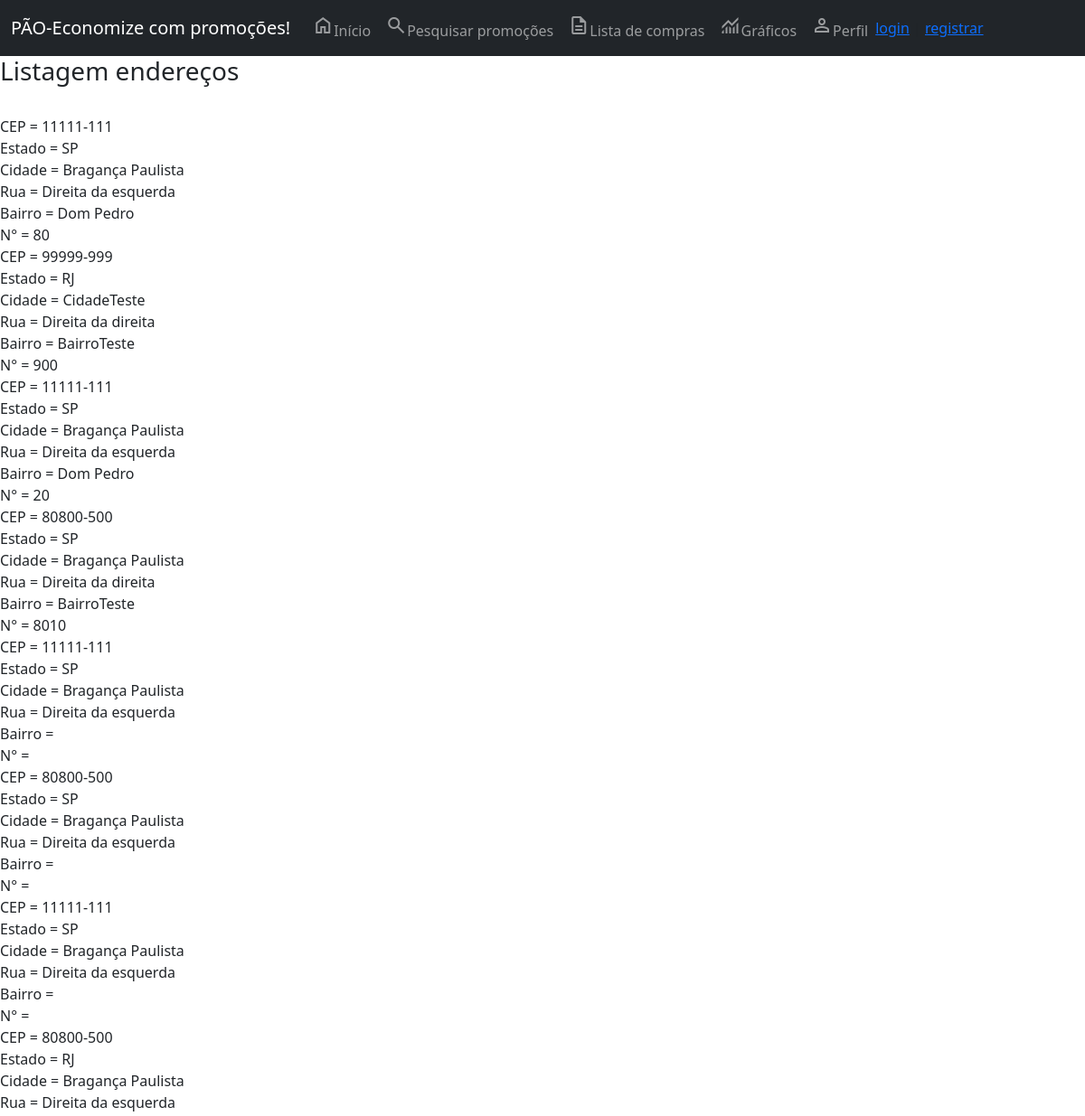
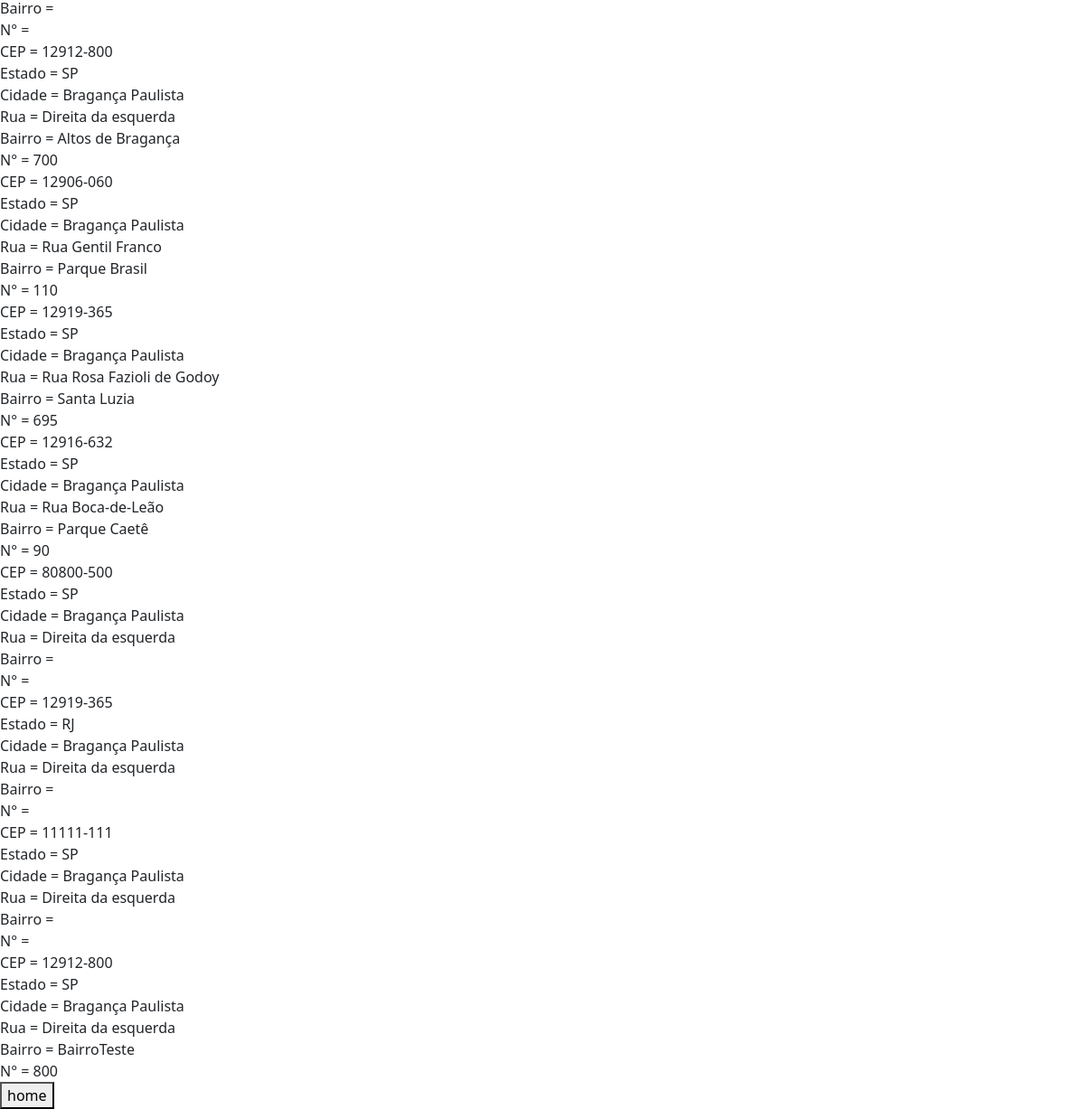
The app's page /listagem-enderecos/ with its own data (2 pictures, top to bottom).
### core/models.py (models this page shows, shortened)
class Endereco(models.Model):
    cep = models.CharField(max_length=100, verbose_name='CEP')
    estado = models.CharField(max_length=2, verbose_name='Estado')
    cidade = models.CharField(max_length=100, verbose_name='Cidade')
    rua = models.CharField(max_length=100, verbose_name='Rua')
    bairro = models.CharField(max_length=100, blank=True, null=True, verbose_name='Bairro')
    numero = models.IntegerField(blank=True, null=True, verbose_name='Número')
    class Meta:
        verbose_name_plural = 'Endereço'

### core/views.py (the view)
# urls.py: path('listagem-enderecos/', listagem_enderecos, name='url_listagem_enderecos'),
def listagem_enderecos(request):
    dados = Endereco.objects.all()
    contexto = {'dados': dados}
    return render(request, 'core/listagem_enderecos.html', contexto)

### core/templates/core/listagem_enderecos.html (shortened to what this page needs)
{% extends 'base.html' %}
{% load static %}
{% block main %}
<h3>Listagem endereços</h3> <br>
{% for i in dados %}
    CEP = {% if i.cep %} {{ i.cep }} {% endif %} <br>
    Estado = {% if i.estado %} {{ i.estado }} {% endif %} <br>
    Cidade = {% if i.cidade %} {{ i.cidade }} {% endif %} <br>
    Rua = {% if i.rua %} {{ i.rua }} {% endif %} <br>
    Bairro = {% if i.bairro %} {{ i.bairro }} {% endif %} <br>
    N° = {% if i.numero %} {{ i.numero }} {% endif %} <br>
{% endfor %}
<button onclick="window.location.href='/'">home</button>
{% endblock %}

### records on screen
Endereco: cep "11111-111", estado "SP", cidade "Bragança Paulista", rua "Direita da esquerda", bairro "Dom Pedro", numero "80"
Endereco: cep "99999-999", estado "RJ", cidade "CidadeTeste", rua "Direita da direita", bairro "BairroTeste", numero "900"
Endereco: cep "11111-111", estado "SP", cidade "Bragança Paulista", rua "Direita da esquerda", bairro "Dom Pedro", numero "20"
Endereco: cep "80800-500", estado "SP", cidade "Bragança Paulista", rua "Direita da direita", bairro "BairroTeste", numero "8010"
Endereco: cep "11111-111", estado "SP", cidade "Bragança Paulista", rua "Direita da esquerda"
Endereco: cep "80800-500", estado "SP", cidade "Bragança Paulista", rua "Direita da esquerda"
Endereco: cep "11111-111", estado "SP", cidade "Bragança Paulista", rua "Direita da esquerda"
Endereco: cep "80800-500", estado "RJ", cidade "Bragança Paulista", rua "Direita da esquerda"
Endereco: cep "12912-800", estado "SP", cidade "Bragança Paulista", rua "Direita da esquerda", bairro "Altos de Bragança", numero "700"
Endereco: cep "12906-060", estado "SP", cidade "Bragança Paulista", rua "Rua Gentil Franco", bairro "Parque Brasil", numero "110"
Endereco: cep "12919-365", estado "SP", cidade "Bragança Paulista", rua "Rua Rosa Fazioli de Godoy", bairro "Santa Luzia", numero "695"
Endereco: cep "12916-632", estado "SP", cidade "Bragança Paulista", rua "Rua Boca-de-Leão", bairro "Parque Caetê", numero "90"
Endereco: cep "80800-500", estado "SP", cidade "Bragança Paulista", rua "Direita da esquerda"
Endereco: cep "12919-365", estado "RJ", cidade "Bragança Paulista", rua "Direita da esquerda"
Endereco: cep "11111-111", estado "SP", cidade "Bragança Paulista", rua "Direita da esquerda"
Endereco: cep "12912-800", estado "SP", cidade "Bragança Paulista", rua "Direita da esquerda", bairro "BairroTeste", numero "800"
